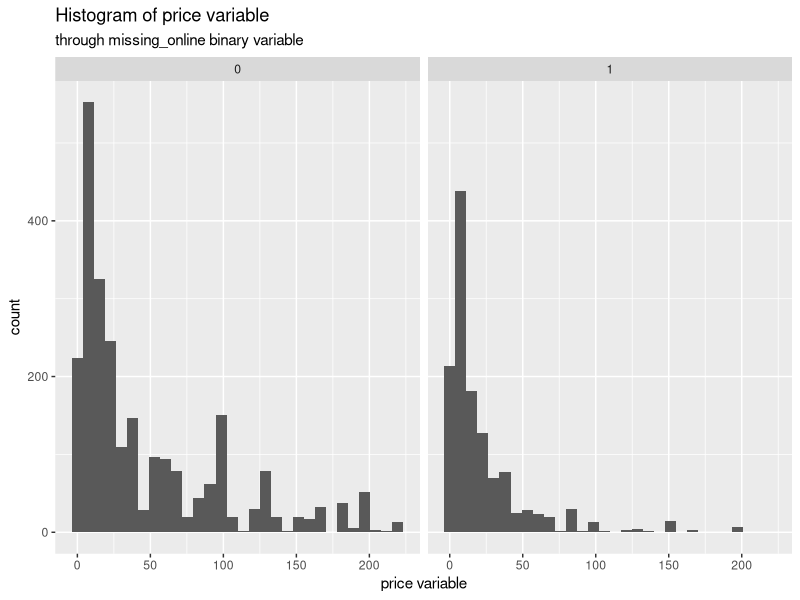
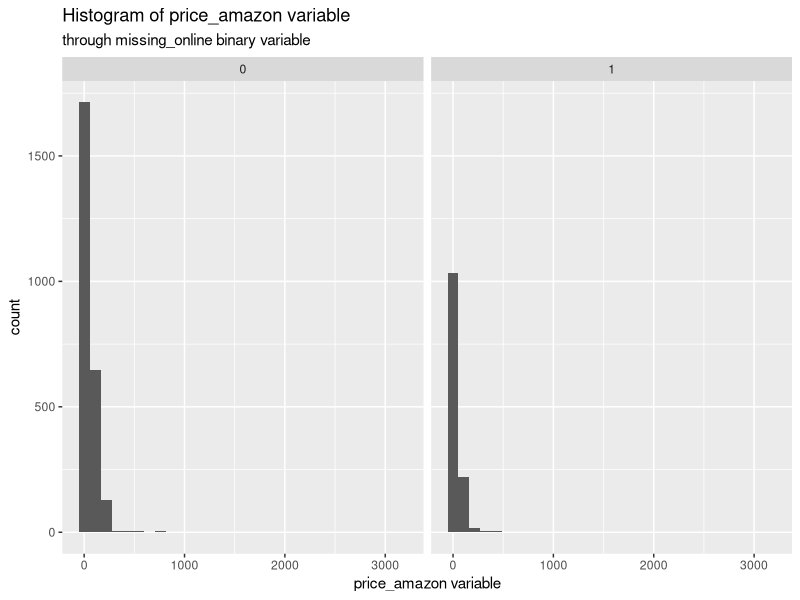
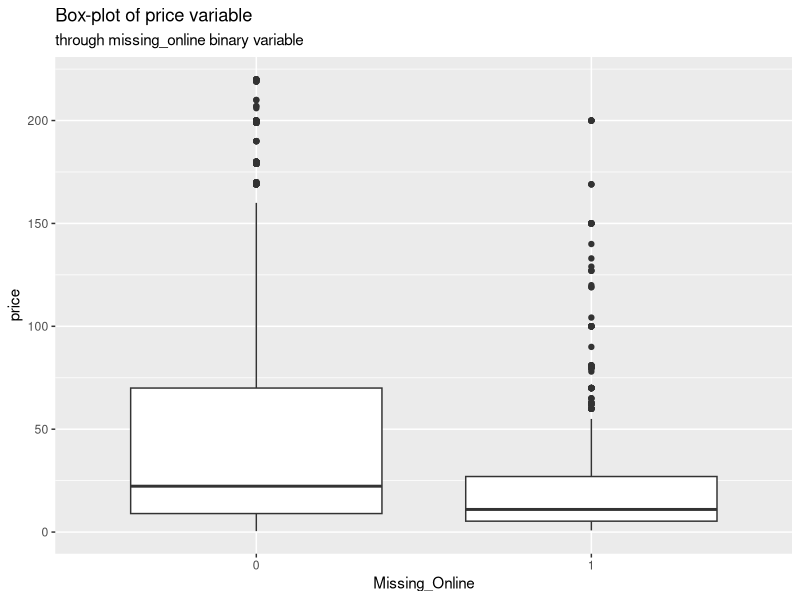
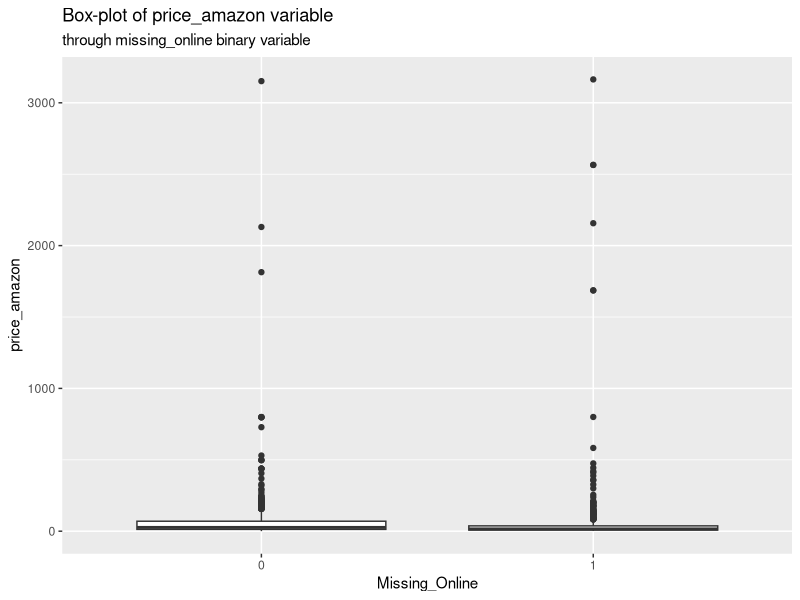

R code for these plots, in order:
## Created by Group 31
# [redacted]
# [redacted]
# [redacted]

#Problem Set 3

rm(list=ls())
library(data.table)
# 1.	Use the amazon_compare.csv file and load it into R.
amazon <- read.csv("amazon_compare.csv")

# 2.	Do steps 2-3 exactly as you did in PS1. 
# The random number generator should be from the same distribution as in PS1. 
# What type of sampling is this?
sum(is.na(amazon$price))
sum(is.na(amazon$price_online))

amazon2 <- amazon[which(!is.na(amazon$price) & !is.na(amazon$price_online)),]

amazon3 <- amazon2[which(amazon2$price <= quantile(amazon2$price, prob = 0.99) & 
                           amazon2$price_online <= quantile(amazon2$price_online, prob = 0.99)),]

set.seed(31)
amazon3$id_rand <- rnorm(nrow(amazon3), mean = 0, sd = 1)
amazon4 <- amazon3[order(amazon3$id_rand, decreasing = FALSE),]
amazon4 <- amazon4[1:1000,]
#This is simple random samlping.

# 3.	Copy-paste your answer in Q4 in PS1.
mean(amazon3$price)
sd(amazon3$price)
sd(amazon3$price)^2
quantile(amazon3$price, probs = c(0, 0.25, 0.5, 0.75, 1))
quantile(amazon3$price, probs = seq(from = 0, to = 1, by = 0.1))

mean(amazon3$price_online)
sd(amazon3$price_online)
sd(amazon3$price_online)^2
quantile(amazon3$price_online, probs = c(0, 0.25, 0.5, 0.75, 1))
quantile(amazon3$price_online, probs = seq(from = 0, to = 1, by = 0.1))

# 4. Use a t-test: compare the means of price and online price
# H0 = means are the same
# Ha = means are different, they are not equal

#t.test(amazon3$price == amazon3$price_online, alternative = c('two.sided'))
t.test(amazon3$price, amazon3$price_online)
# p value = 0.4512 > 0.05. So we fail to reject the null hypothesis.

# Question 5

x <- mean(amazon3$price_online)
t.test(amazon3$price, mu=x) # gives p value > 0.05: the means are not different. Fail to reject the Null

y <- mean(amazon3$price)
t.test(amazon3$price_online, mu=y) # gives p value > 0.05: the means are not different. Fail to reject the Null

# Question 6.	Use once again the original dataset and drop observations 
# for that are above the 95 percentile of the price variable.

amazon5 <- amazon[which(amazon$price <= quantile(amazon$price, prob = 0.95)),]
mean(amazon5$price)
sd(amazon5$price)
sd(amazon5$price)^2

#7.	Generate a dummy variable taking value one if price_online is missing and zero otherwise. 
# Call this variable missing_online. 
# Make histograms and boxplots of price and price_amazon for each value of this indicator variable. 
# What can you say with respect to these conditional distribu-tions?

amazon5$missing_online <- ifelse(is.na(amazon5$price_online), 1, 0)
amazon5$missing_online <- factor(amazon5$missing_online)

library(ggplot2)
ggplot(amazon5, aes(price)) + geom_histogram() + facet_wrap(~missing_online) +
  labs(title = "Histogram of price variable", subtitle = "through missing_online binary variable", x = "price variable")
ggplot(amazon5, aes(price_amazon)) + geom_histogram() + facet_wrap(~missing_online) +
  labs(title = "Histogram of price_amazon variable", subtitle = "through missing_online binary variable", x = "price_amazon variable")
ggplot(amazon5, aes(missing_online, price)) + geom_boxplot() +
  labs(title = "Box-plot of price variable", subtitle = "through missing_online binary variable", x = "Missing_Online")
ggplot(amazon5, aes(missing_online, price_amazon)) + geom_boxplot() +
  labs(title = "Box-plot of price_amazon variable", subtitle = "through missing_online binary variable", x = "Missing_Online")



#8. Compare the means of the variables price and price_amazon variables across the two groups of the missing_online.

amazon5 <- data.table(amazon5) # creating a data.table object
amazon5[, lapply(.SD, mean), by = missing_online, .SDcols = c("price", "price_amazon")] # computing the means of
# price and price_amazon grouped by missing_online (dummy variable with 0s and 1s)

#9.	Compare the means of the variables price and  price_amazon and for each of the different retailers (or good categories).
# For which retailers (or good categories) you see no differences in the means of price and price_amazon?
# For which retailers (or good categories) do you see a difference in means the prices and price_amazon?

str(amazon5)
# Computing the mean of price and price_amazon grouped by category
amazon5[, lapply(.SD, mean), by = category, .SDcols = c("price", "price_amazon")]
# Computing the mean of price and price_amazon grouped by retailer
amazon5[, lapply(.SD, mean), by = retailer_s, .SDcols = c("price", "price_amazon")]
# Computing the mean of price and price_amazon grouped by both category and retailer
amazon5[, lapply(.SD, mean), by = list(category, retailer_s), .SDcols = c("price", "price_amazon")]

#10. Due to the knowledge from PS2_part2 and the above evidence, can you say anything wether the observations
# missing in the online price are missing at random?

# Please find our answer in the pdf.

# there are 1310 observations where online price is missing, loading those observations to amazon6
amazon6 <- amazon[is.na(amazon$price_online),]
amazon6 <- data.table(amazon6) # creating a data.table object
amazon6[, lapply(.SD, mean), by = category, .SDcols = c("price", "price_amazon")]
amazon6[, lapply(.SD, mean), by = retailer_s, .SDcols = c("price", "price_amazon")]
amazon6[, lapply(.SD, mean), by = list(category, retailer_s), .SDcols = c("price", "price_amazon")]

# dropping the observations above the 95 percentile and loading the rest amazon7
amazon7 <- amazon6[which(amazon6$price <= quantile(amazon6$price, prob = 0.95)),]
amazon7 <- data.table(amazon7) # creating a data.table object
amazon7[, lapply(.SD, mean), by = category, .SDcols = c("price", "price_amazon")]
amazon7[, lapply(.SD, mean), by = retailer_s, .SDcols = c("price", "price_amazon")]
amazon7[, lapply(.SD, mean), by = list(category, retailer_s), .SDcols = c("price", "price_amazon")]

#11. Do the same procedure as 10 in PS2_part2. What type of sampling is this?

set.seed(31)
amazon5$id_rand <- runif(nrow(amazon5), min = 0, max = 1)

#12.	Sort id_rand and select the first 100 observations in your dataset. Construct a 95 percent confidence interval (CI)
# for the mean of price. Interpret this confidence interval. What does a narrower confidence interval mean? Is the mean
# of price you got in 6 included in this interval? Should it be included?

# sorting by id_rand
amazon5 <- amazon5[order(amazon5$id_rand),]

# selecting the first hundred observation and computing mean and standard deviation
a <- 1
b <- 100
sample_size <- b-a+1
sd_dev <- amazon5[a:b, sd(price)]
mean <- amazon5[a:b, mean(price)]
CI_left <- mean-qnorm(0.975)*sd_dev/sqrt(sample_size)
CI_right <- mean+qnorm(0.975)*sd_dev/sqrt(sample_size)

Q12 <- c(sample_size, mean, sd_dev, CI_left, CI_right)

Q12.2 <- quantile(amazon5[a:b,]$price, probs = seq(0,1,0.25))
Q12.3 <- quantile(amazon5[a:b,]$price, probs = seq(0,1,0.1))

#13.	Repeat 11, sort id_rand and select and select the first 200 observations in your dataset make summary statistics for price.
#Construct a 95 percent (CI) for the mean of price. How does this confidence interval compare to the one in 12?
#Does this CI include the mean of price in 6? (Non mandatory!)

a <- 1
b <- 200
sample_size <- b-a+1
sd_dev <- amazon5[a:b, sd(price)]
mean <- amazon5[a:b, mean(price)]
CI_left <- mean-qnorm(0.975)*sd_dev/sqrt(sample_size)
CI_right <- mean+qnorm(0.975)*sd_dev/sqrt(sample_size)

Q13 <- c(sample_size, mean, sd_dev, CI_left, CI_right)

Q13.2 <- quantile(amazon5[a:b,]$price, probs = seq(0,1,0.25))
Q13.3 <- quantile(amazon5[a:b,]$price, probs = seq(0,1,0.1))

#14.	Repeat 11, sort id_rand and select and select the first and select the first 300 observations in your dataset make
#summary statistics for price. Construct a 95 percent (CI) for the mean of price. How does this confidence interval compare
# to the one in12 and 13? Does this CI include the mean of price in 6? (Non mandatory!)

a <- 1
b <- 300
sample_size <- b-a+1
sd_dev <- amazon5[a:b, sd(price)]
mean <- amazon5[a:b, mean(price)]
CI_left <- mean-qnorm(0.975)*sd_dev/sqrt(sample_size)
CI_right <- mean+qnorm(0.975)*sd_dev/sqrt(sample_size)

Q14 <- c(sample_size, mean, sd_dev, CI_left, CI_right)

Q14.2 <- quantile(amazon5[a:b,]$price, probs = seq(0,1,0.25))
Q14.3 <- quantile(amazon5[a:b,]$price, probs = seq(0,1,0.1))

#15.	Repeat 11, sort id_rand and select and select the first and select the first 1000 observations in your dataset make summary
# statistics for price. Construct a 95 percent (CI) for the mean of price. How does this confidence interval compare to the one
# in 12, 13 and 14? Does this CI include the mean of price in 6?

a <- 1
b <- 1000
sample_size <- b-a+1
sd_dev <- amazon5[a:b, sd(price)]
mean <- amazon5[a:b, mean(price)]
CI_left <- mean-qnorm(0.975)*sd_dev/sqrt(sample_size)
CI_right <- mean+qnorm(0.975)*sd_dev/sqrt(sample_size)

Q15 <- c(sample_size, mean, sd_dev, CI_left, CI_right)

CI_matrix <- matrix(c(Q12, Q13, Q14, Q15), nrow = 4, byrow = TRUE, dimnames = list(c("Q12", "Q13", "Q14", "Q15"), c("sample size", "sample mean", "sample st dev", "interval_left", "interval_right")))
CI_matrix

Q15.2 <- quantile(amazon5[a:b,]$price, probs = seq(0,1,0.25))
Q15.3 <- quantile(amazon5[a:b,]$price, probs = seq(0,1,0.1))

QUA_0.25_matrix <- matrix(c(Q12.2, Q13.2, Q14.2, Q15.2), nrow = 4, byrow = TRUE, dimnames = list(c("Q12", "Q13", "Q14", "Q15"), c("0%", "25%", "50%", "75%", "100%")))
QUA_0.25_matrix

QUA_0.1_matrix <- matrix(c(Q12.3, Q13.3, Q14.3, Q15.3), nrow = 4, byrow = TRUE, dimnames = list(c("Q12", "Q13", "Q14", "Q15"), c("0%", "10%", "20%", "30%", "40%", "50%", "60%", "70%", "80%", "90%", "100%")))
QUA_0.1_matrix

#16.	Add 1 as the last digit in your seed, example if your group number is 106 your seed should be set as 1061 and repeat 12-15.
# Have you answers changed? (Non mandatory for part-time students!)



#17.	In your opinion how would your answers in points 12-15 change, if instead of using 95 percent (CI) you use a 90 or 99 percent (CI)?



#18.	Many times in Data Analysis we need to generate new variables from the existing dataset as well as transform the existing ones.
# Create a new variable which takes on the number of times each date (“date” variable) is found in the dataset. Call this variable
# times_date. What type of variable is this? Do the following transformations:
# normalization (times_date-min(times_date)/max(times_date)-min(times_date)), standardization (times_date-mean(times_date)/sd(times_date))
# and logarithmic (log(times_date)). What can you say about these transformations?

